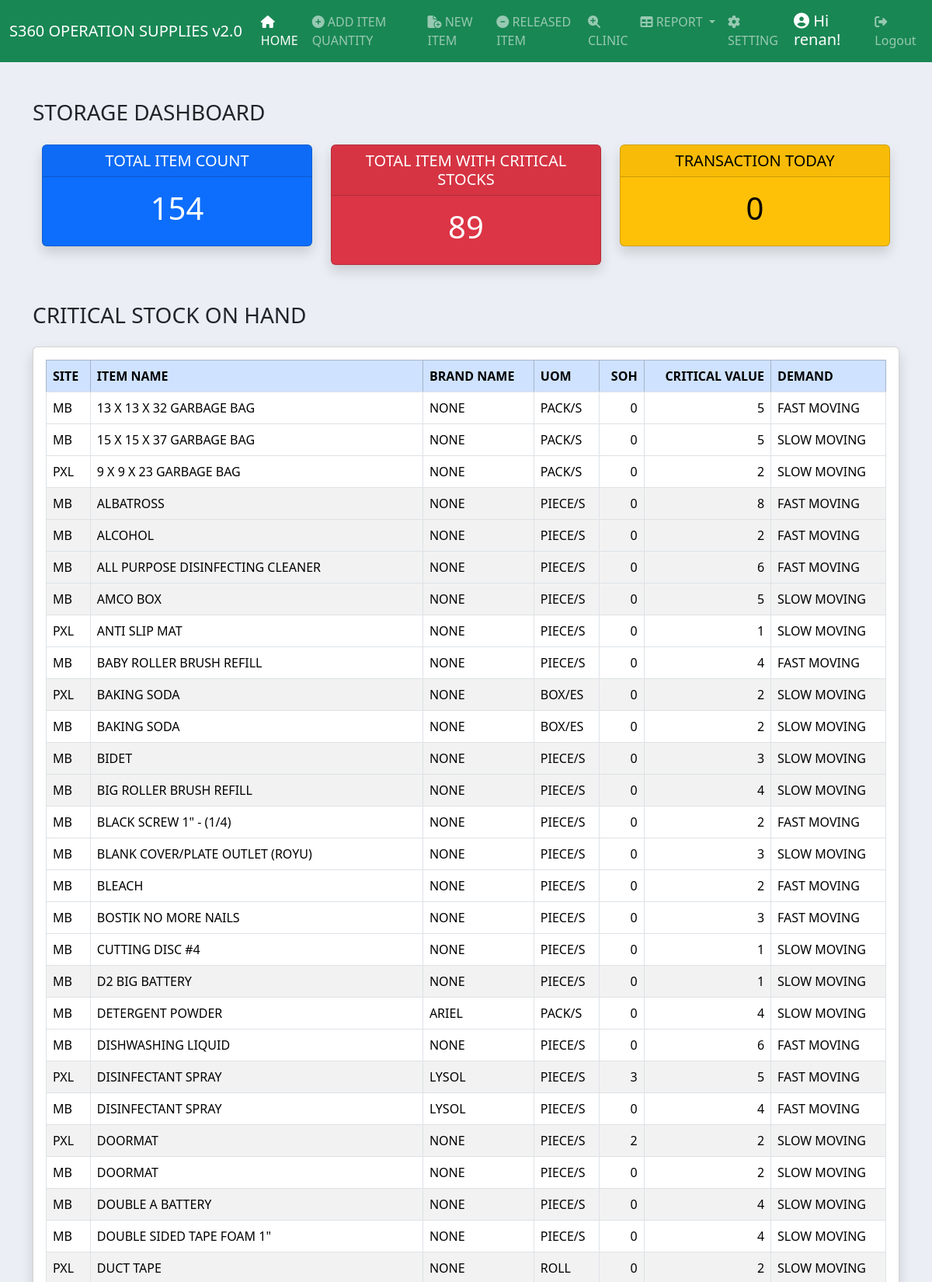
The page /dashboard/ (signed in, upper part) on the database its author committed.
### inventory/models.py (models this page shows, shortened)
class ItemBase(models.Model):
    item_name = models.CharField(max_length=200, null=True)
    brand_name = models.CharField(max_length=200, null=True)
    soh = models.IntegerField(null=True)
    item_code = models.CharField(max_length=200, null=True, blank=True)
    date_added = models.DateTimeField(auto_now_add=True)
    remarks = models.CharField(max_length=50, null=True)
    uom = models.ForeignKey(UOM, on_delete=models.CASCADE, null=True)
    critical_value = models.IntegerField(null=True, blank=True)
    site = models.ForeignKey(Site, on_delete=models.CASCADE)
    demand_item = models.ForeignKey(DemandItems, on_delete=models.CASCADE)
    division = models.ForeignKey(Division, on_delete=models.CASCADE, null=True)
    class Meta:
        ordering = ["item_name"]

class Site(models.Model):
    site = models.CharField(max_length=200)
    class Meta:
        ordering = ["site"]
    def __str__(self):
        return self.site

class UOM(models.Model):
    uom = models.CharField(max_length=100)
    def __str__(self):
        return self.uom
    class Meta:
        ordering = ["uom"]

class DemandItems(models.Model):
    demand_item = models.CharField(max_length=30)
    def __str__(self):
        return self.demand_item
    class Meta:
        ordering = ["demand_item"]

### dashboard/views.py (the view)
# urls.py: path('', views.dashboard_view, name='dashboard'),
@login_required
def dashboard_view(request):
    itembase = ItemBase.objects.all()
    item = Item.objects.all()
    item_count = itembase.count()
    critical_count = 0
    critical_list = []
    for critical in itembase:
        if critical.critical_value != 0:
            if critical.critical_value is not None:
                if critical.soh <= critical.critical_value:
                    critical_count += 1
                    critical_list.append(critical.id)
                    print(f"critical database = {critical.soh}")
                    print(f"critical assign = {critical.critical_value}")
            else:
                if critical.soh <= none_value:
                    critical_count += 1
                    critical_list.append(critical.id)
    print(critical_count)
    transaction_count = 0
    for transaction_date in item:
        if transaction_date.date_added.date() == datetime.datetime.now().date():
            transaction_count += 1
    context = {
        'item_count': item_count,
        'critical_count': critical_count,
        'none_value': none_value,
        'itembase': itembase,
        'transaction_count': transaction_count
    }
    return render(request, 'dashboard/dashboard_template.html', context)

### clinic/templatetags/custom_tags.py (called while the page is built)
@register.filter(name='has_group')
def has_group(user, group_name):
    return user.groups.filter(name=group_name).exists()

### dashboard/templates/dashboard/dashboard_template.html (shortened to what this page needs)
{% extends 'base.html'  %}
{% block content %}
<div class="container">
<div class="dasboard-title mt-5 pb-3">
    <h3>STORAGE DASHBOARD  </h3>
</div>
<div class="container text-center">
    <div class="row">
      <div class="col-4">
        <div class="card text-bg-primary mb-3 shadow fade show">
            <h5 class="card-header">TOTAL ITEM COUNT</h5>
            <div class="card-body">
              <h1 class="card-title">{{ item_count }}</h1>
            </div>
          </div>
      </div>
      <div class="col-4">
        <div class="card text-bg-danger shadow fade show">
            <h5 class="card-header ">TOTAL ITEM WITH CRITICAL STOCKS</h5>
            <div class="card-body">
                <h1 class="card-title">{{ critical_count }}</h1>
            </div>
          </div>
      </div>
      <div class="col-4">
        <div class="card text-bg-warning mb-3 shadow fade show ">
            <h5 class="card-header">TRANSACTION TODAY</h5>
            <div class="card-body">
                <h1 class="card-title">{{ transaction_count }}</h1>
            </div>
          </div>
      </div>
    </div>
</div>
<div class="dasboard-title mt-5 pb-3">
    <h3>CRITICAL STOCK ON HAND </h3>
</div>
<div class="row">
    <div class="col-12">
          <div class="card card-body shadow fade show">
            <table class="table table-bordered table-hover table-striped">
                  <thead class="table-primary">
                    <tr>
                      <th scope="col">SITE</th>
                      <th scope="col">ITEM NAME</th>
                      <th scope="col">BRAND NAME</th>
                      <th scope="col">UOM</th>
                      <th scope="col" class="text-right">SOH</th>
                      <th scope="col" class="text-right">CRITICAL VALUE</th>
                      <th scope="col">DEMAND</th>
                    </tr>
                  </thead>
                  <tbody>
                    {% for item in itembase %}
                    <tr>
                      {% if item.critical_value != 0 %}
                        {% if item.critical_value > 0 %}
                          {% if item.soh <= item.critical_value %}
                            <td>{{ item.site }}</td>
                            <td>{{ item.item_name }}</td>
                            <td>{{ item.brand_name }}</td>
                            <td>{{ item.uom }}</td>
                            <td class="item_soh text-right">{{ item.soh }}</td>
                            <td class="text-right">{{ item.critical_value }}</td>
                            <td>{{ item.demand_item }}</td>
                          {% endif %}
                        {% endif %}
                      {% endif %}
                    </tr>
                    {% endfor %}
                  </tbody>
                </table>
          </div>
    </div>
</div>
</div>
{% endblock content %}

### templates/navbar.html (shortened to what this page needs)
{% load custom_tags %}
<nav class="navbar navbar-expand-lg navbar-dark bg-success">
    <div class="container-fluid">
      <a class="navbar-brand" href="">S360 OPERATION SUPPLIES v2.0</a>
      {% if request.user.is_staff and request.user.is_superuser %}
      <div class="collapse navbar-collapse" id="navbarSupportedContent">
        <ul class="navbar-nav me-auto mb-2 mb-lg-0">
          <li class="nav-item">
            <a class="nav-link" aria-current="page" href="{% url 'dashboard' %}"><i class="fa-solid fa-house"></i> HOME</a>
          </li>
          <li class="nav-item">
            <a class="nav-link" href="{% url 'add_item' %}" ><i class="fa-solid fa-circle-plus"></i> ADD ITEM QUANTITY</a>
          </li>
          <li class="nav-item">
            <a class="nav-link" href="{% url 'new_item' %}" ><i class="fa-solid fa-file-circle-plus"></i> NEW ITEM</a>
          </li>
          <li class="nav-item">
            <a class="nav-link" href="{% url 'get_item' %}" ><i class="fa-solid fa-circle-minus"></i> RELEASED ITEM</a>
          </li>
          {% if request.user|has_group:"Clinic" %}
            <li class="nav-item">
              <a class="nav-link" href="{% url 'clinic_record_steps' %}" ><i class="fa-solid fa-magnifying-glass-plus"></i> CLINIC</a>
            </li>
          {% endif %}
          <li class="nav-item dropdown">
            <a class="nav-link dropdown-toggle" href="#" role="button" data-bs-toggle="dropdown" aria-expanded="false">
              <i class="fa-solid fa-table"></i>  REPORT
            </a>
          </li>
          <li class="nav-item">
            <a class="nav-link" href="/admin" ><i class="fa-solid fa-gear"></i> SETTING</a>
          </li>
        </ul>
        {% endif %}
        <ul class="navbar-nav ml-auto">
        {% if user.is_authenticated %}
        <h5 id="hi-name"><i class="fa-solid fa-circle-user"></i> Hi {{ user.username }}!</h5>
          <li class="nav-item">
            <a class="nav-link" href="{% url 'user-logout' %}" ><i class="fa-solid fa-right-from-bracket"></i> Logout</a>
          </li>
        {% endif %}
      </div>
    </div>
  </nav>

### static/mystyle.css (style rules this page uses)
#hi-name { color: white; padding-top: 7px; padding-left: 12px; padding-right: 10px; }
body { background-color: #ebeff5; }
.text-right { text-align: right }
.text-center { text-align: center }

### rows shown on the page
ItemBase: site "MB", item_name "13 X 13 X 32 GARBAGE BAG", brand_name "NONE", uom "PACK/S", soh "0", critical_value "5", demand_item "FAST MOVING"
ItemBase: site "MB", item_name "15 X 15 X 37 GARBAGE BAG", brand_name "NONE", uom "PACK/S", soh "0", critical_value "5", demand_item "SLOW MOVING"
ItemBase: site "PXL", item_name "9 X 9 X 23 GARBAGE BAG", brand_name "NONE", uom "PACK/S", soh "0", critical_value "2", demand_item "SLOW MOVING"
ItemBase: site "MB", item_name "ALBATROSS", brand_name "NONE", uom "PIECE/S", soh "0", critical_value "8", demand_item "FAST MOVING"
ItemBase: site "MB", item_name "ALCOHOL", brand_name "NONE", uom "PIECE/S", soh "0", critical_value "2", demand_item "FAST MOVING"
ItemBase: site "MB", item_name "ALL PURPOSE DISINFECTING CLEANER", brand_name "NONE", uom "PIECE/S", soh "0", critical_value "6", demand_item "FAST MOVING"
ItemBase: site "MB", item_name "AMCO BOX", brand_name "NONE", uom "PIECE/S", soh "0", critical_value "5", demand_item "SLOW MOVING"
ItemBase: site "PXL", item_name "ANTI SLIP MAT", brand_name "NONE", uom "PIECE/S", soh "0", critical_value "1", demand_item "SLOW MOVING"
ItemBase: site "MB", item_name "BABY ROLLER BRUSH REFILL", brand_name "NONE", uom "PIECE/S", soh "0", critical_value "4", demand_item "FAST MOVING"
ItemBase: site "PXL", item_name "BAKING SODA", brand_name "NONE", uom "BOX/ES", soh "0", critical_value "2", demand_item "SLOW MOVING"
ItemBase: site "MB", item_name "BAKING SODA", brand_name "NONE", uom "BOX/ES", soh "0", critical_value "2", demand_item "SLOW MOVING"
ItemBase: site "MB", item_name "BIDET", brand_name "NONE", uom "PIECE/S", soh "0", critical_value "3", demand_item "SLOW MOVING"
ItemBase: site "MB", item_name "BIG ROLLER BRUSH REFILL", brand_name "NONE", uom "PIECE/S", soh "0", critical_value "4", demand_item "SLOW MOVING"
ItemBase: site "MB", item_name "BLACK SCREW 1\" - (1/4)", brand_name "NONE", uom "PIECE/S", soh "0", critical_value "2", demand_item "FAST MOVING"
ItemBase: site "MB", item_name "BLANK COVER/PLATE OUTLET (ROYU)", brand_name "NONE", uom "PIECE/S", soh "0", critical_value "3", demand_item "SLOW MOVING"
ItemBase: site "MB", item_name "BLEACH", brand_name "NONE", uom "PIECE/S", soh "0", critical_value "2", demand_item "FAST MOVING"
ItemBase: site "MB", item_name "BOSTIK NO MORE NAILS", brand_name "NONE", uom "PIECE/S", soh "0", critical_value "3", demand_item "FAST MOVING"
ItemBase: site "MB", item_name "CUTTING DISC #4", brand_name "NONE", uom "PIECE/S", soh "0", critical_value "1", demand_item "SLOW MOVING"
ItemBase: site "MB", item_name "D2 BIG BATTERY", brand_name "NONE", uom "PIECE/S", soh "0", critical_value "1", demand_item "SLOW MOVING"
ItemBase: site "MB", item_name "DETERGENT POWDER", brand_name "ARIEL", uom "PACK/S", soh "0", critical_value "4", demand_item "SLOW MOVING"
ItemBase: site "MB", item_name "DISHWASHING LIQUID", brand_name "NONE", uom "PIECE/S", soh "0", critical_value "6", demand_item "FAST MOVING"
ItemBase: site "PXL", item_name "DISINFECTANT SPRAY", brand_name "LYSOL", uom "PIECE/S", soh "3", critical_value "5", demand_item "FAST MOVING"
ItemBase: site "MB", item_name "DISINFECTANT SPRAY", brand_name "LYSOL", uom "PIECE/S", soh "0", critical_value "4", demand_item "FAST MOVING"
ItemBase: site "PXL", item_name "DOORMAT", brand_name "NONE", uom "PIECE/S", soh "2", critical_value "2", demand_item "SLOW MOVING"
ItemBase: site "MB", item_name "DOORMAT", brand_name "NONE", uom "PIECE/S", soh "0", critical_value "2", demand_item "SLOW MOVING"
ItemBase: site "MB", item_name "DOUBLE A BATTERY", brand_name "NONE", uom "PIECE/S", soh "0", critical_value "4", demand_item "SLOW MOVING"
ItemBase: site "MB", item_name "DOUBLE SIDED TAPE FOAM 1\"", brand_name "NONE", uom "PIECE/S", soh "0", critical_value "4", demand_item "SLOW MOVING"
ItemBase: site "PXL", item_name "DUCT TAPE", brand_name "NONE", uom "ROLL", soh "0", critical_value "2", demand_item "SLOW MOVING"

### other values the page prints
{{ user.username }} "renan"
{{ item_count }} "154"
{{ critical_count }} "89"
{{ transaction_count }} "0"
